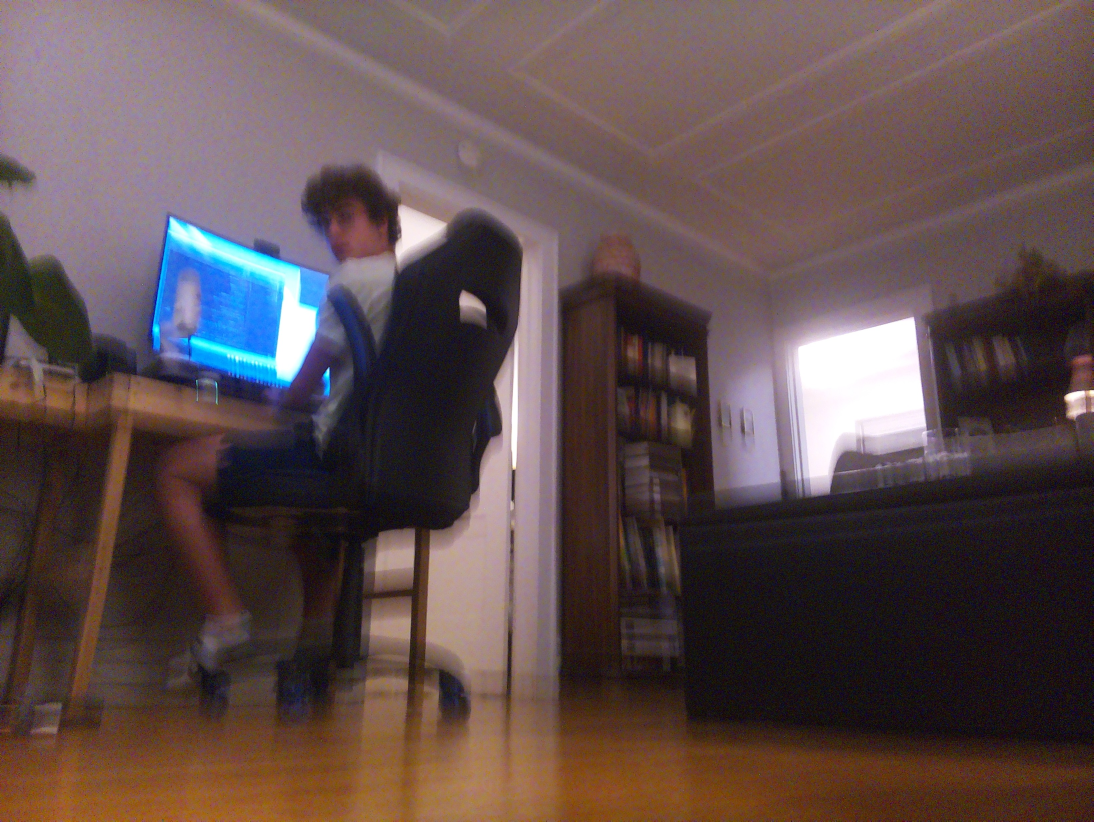
#> input picture test_images/test_1681438436.7448928.jpg, 3280 x 2464 px (shown at 1/3 size); its folder holds only this picture in this run
$ python moncular_slam.py
#> lines starting #> are read from the running program, lines starting #| are printed output that depends on the picture
import cv2
import numpy as np
import os
import matplotlib.pyplot as plt
import g2o

fx = 1_300  # Focal length in x-direction (in pixels)
fy = 1_400  # Focal length in y-direction (in pixels)
cx = 1_640  # Principal point x-coordinate (in pixels)
cy = 1_232  # Principal point y-coordinate (in pixels)


# Feature extraction and matching
def extract_features(img, detector):
    keypoints, descriptors = detector.detectAndCompute(img, None)
    return keypoints, descriptors


def match_features(descriptors1, descriptors2, matcher):
    matches = matcher.match(descriptors1, descriptors2)
    return matches


# Motion estimation
# [105 lines left out: functions estimate_motion, triangulate_points, detect_loop_closure, optimize_bundle_adjustment, not called in this run]


def local_bundle_adjustment(poses, points_3D, observations):
    return optimize_bundle_adjustment(poses, points_3D, observations, local=True)


def global_bundle_adjustment(poses, points_3D, observations):
    return optimize_bundle_adjustment(poses, points_3D, observations, local=False)


# vSLAM pipeline
def vslam_pipeline(image_stream, intrinsic_matrix):
    detector = cv2.ORB_create()
    matcher = cv2.BFMatcher(cv2.NORM_HAMMING, crossCheck=True)

    local_map = []
    global_map = []

    prev_keypoints = None
    prev_descriptors = None
    prev_pose = np.eye(4)

    poses = []
    points_3D = []
    observations = []
    keyframe_buffer = []

    for img in image_stream:
        keypoints, descriptors = extract_features(img, detector)

        if prev_keypoints is not None:
            matches = match_features(prev_descriptors, descriptors, matcher)
            R, t = estimate_motion(matches, prev_keypoints, keypoints, intrinsic_matrix)

            T = np.eye(4)
            T[:3, :3] = R
            T[:3, 3] = t.reshape(-1)
            current_pose = prev_pose @ T

            new_points_3D = triangulate_points(
                matches, prev_keypoints, keypoints, R, t, intrinsic_matrix
            )
            points_3D.extend(new_points_3D)

            for match, point_3D_idx in zip(
                matches, range(len(points_3D) - len(new_points_3D), len(points_3D))
            ):
                observations.append(
                    (point_3D_idx, len(poses) - 1, prev_keypoints[match.queryIdx].pt)
                )
                observations.append(
                    (point_3D_idx, len(poses), keypoints[match.trainIdx].pt)
                )

            optimized_poses, optimized_points_3D = local_bundle_adjustment(
                poses + [current_pose], points_3D, observations
            )

            # Update the local map
            local_map = optimized_points_3D

            # Detect loop closure
            loop_closure_idx = detect_loop_closure(
                keypoints, descriptors, keyframe_buffer, matcher
            )

            if loop_closure_idx is not None:
                # Perform global optimization
                optimized_poses, optimized_points_3D = global_bundle_adjustment(
                    poses, points_3D, observations
                )

                # Update the global map
                global_map = optimized_points_3D

                # Optionally, you can update the local map with the optimized poses and points
                local_map = optimized_points_3D

            # Add current frame as a keyframe
            poses.append(current_pose)
            keyframe_buffer.append((keypoints, descriptors))

            # Update the previous pose
            prev_pose = current_pose

        prev_keypoints = keypoints
        prev_descriptors = descriptors

    return poses, points_3D


# Include all the functions (extract_features, match_features, estimate_motion, triangulate_points,
# local_bundle_adjustment, detect_loop_closure, global_bundle_adjustment, and vslam_pipeline) here


def read_images_from_folder(folder_path, image_format="jpg"):
#> called with folder_path = 'test_images', image_format = 'jpg'
    filenames = sorted(os.listdir(folder_path))
    image_files = [f for f in filenames if f.endswith(image_format)]
    images = []

    for image_file in image_files:
        img = cv2.imread(os.path.join(folder_path, image_file), cv2.IMREAD_GRAYSCALE)
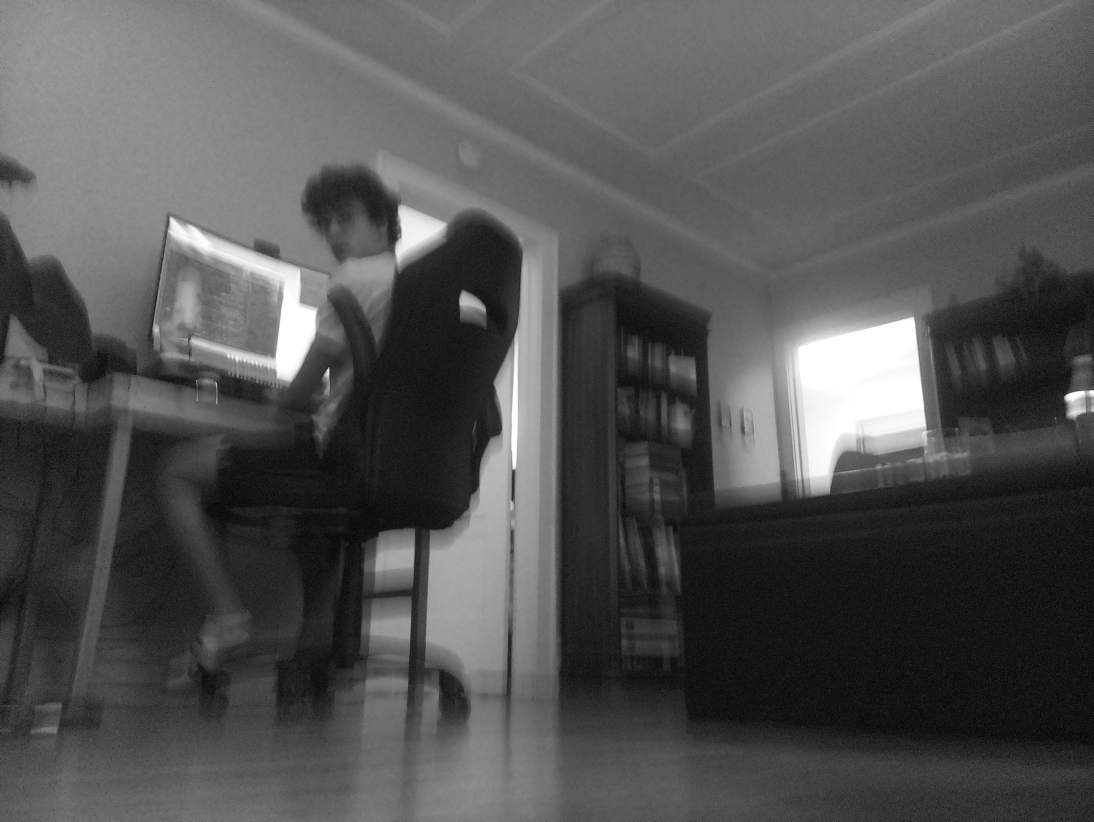
#> img: shape (2464, 3280) (shown at 1/3 size); min 0, max 255, mean 82.8
        images.append(img)

    return images


def visualize_map(poses, points_3D):
    fig = plt.figure()
    ax = fig.add_subplot(projection="3d")

    # Plot the trajectory
    x = [pose[0, 3] for pose in poses]
    y = [pose[1, 3] for pose in poses]
    z = [pose[2, 3] for pose in poses]
    ax.plot(x, y, z, "b-", label="Trajectory")

    # Plot the 3D points
    x = [point_3D[0] for point_3D in points_3D]
    y = [point_3D[1] for point_3D in points_3D]
    z = [point_3D[2] for point_3D in points_3D]
    ax.scatter(x, y, z, c="r", marker="o", s=1, label="Map points")

    ax.set_xlabel("X")
    ax.set_ylabel("Y")
    ax.set_zlabel("Z")
    ax.legend()

    plt.show()


# Set the path to the image folder
folder_path = "test_images"

# Set the intrinsic matrix
intrinsic_matrix = np.array([[fx, 0, cx], [0, fy, cy], [0, 0, 1]])

# Read images from the folder
images = read_images_from_folder(folder_path)
#> images = 1 item

# Process images using the vSLAM pipeline
# Process images using the vSLAM pipeline
poses, points_3D = vslam_pipeline(images, intrinsic_matrix)
#> the loop in vslam_pipeline, `for img in image_stream:` made 1 pass
#> after the loop in vslam_pipeline, `for img in image_stream:`: keyframe_buffer = []
#> poses = []; points_3D = []

# Visualize the map
visualize_map(poses, points_3D)
#> in visualize_map, `plt.show()`:
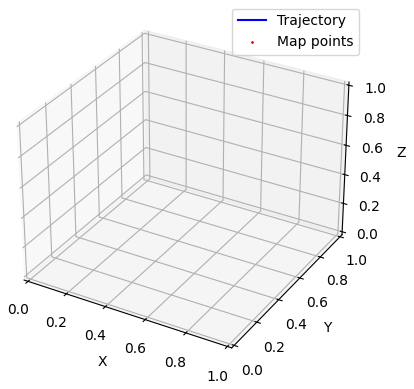
#> figure drawn by matplotlib, 1 panel

$ run again, on test_images/test_1681438442.967807.jpg
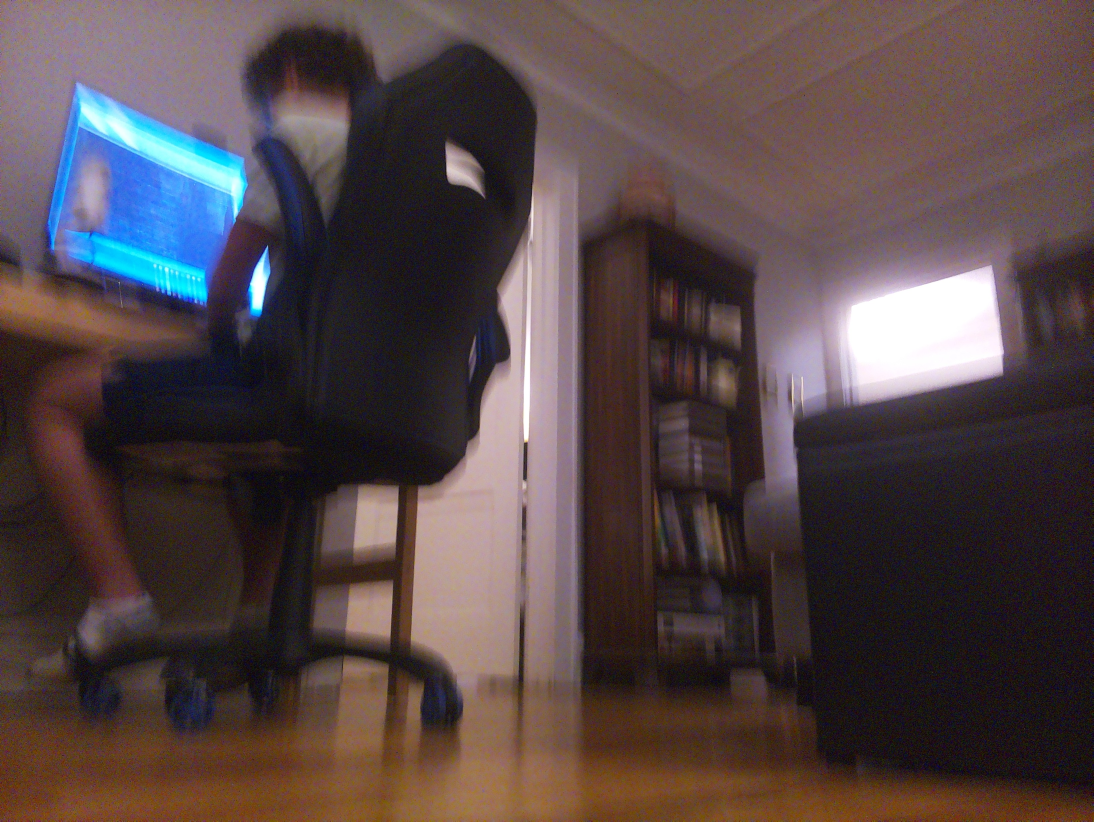
#> input picture test_images/test_1681438442.967807.jpg, 3280 x 2464 px (shown at 1/3 size)
#> in read_images_from_folder, `img = cv2.imread(os.path.join(folder_path, image_file), cv2.IMREAD_GRA..`:
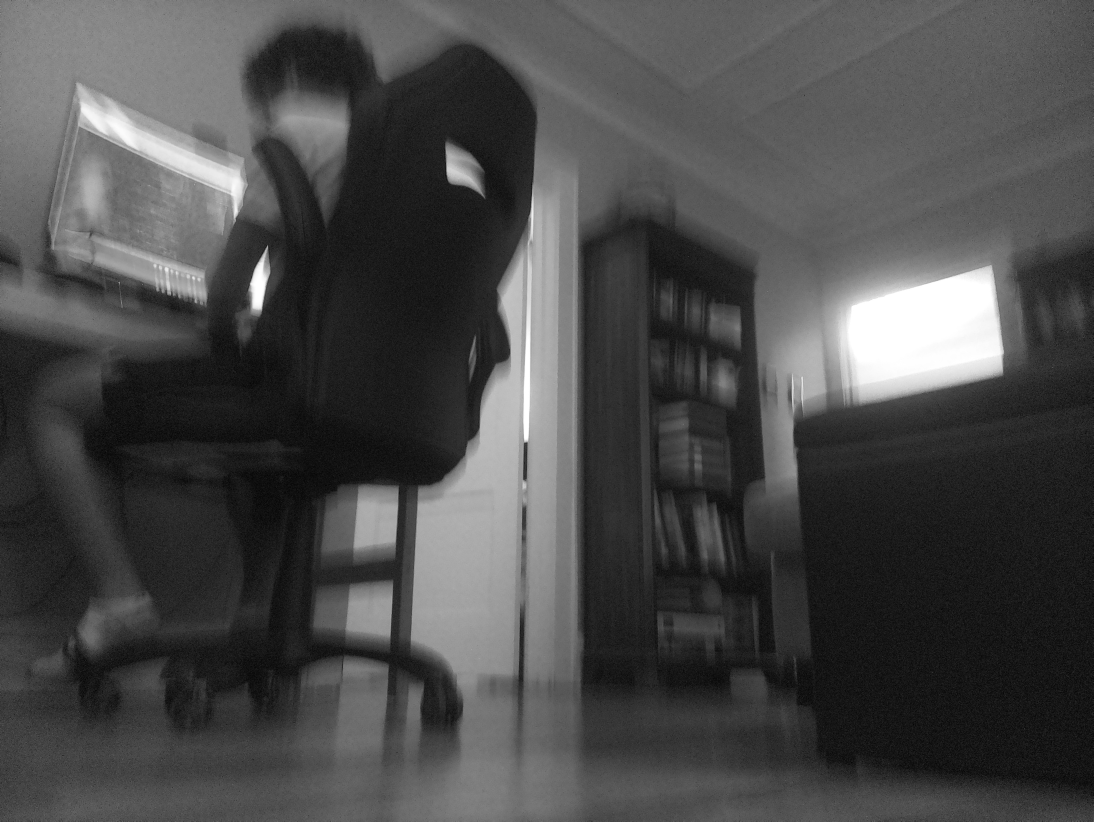
#> img: shape (2464, 3280) (shown at 1/3 size); min 0, max 255, mean 74.2
#> images = 1 item
#> the loop in vslam_pipeline, `for img in image_stream:` made 1 pass
#> after the loop in vslam_pipeline, `for img in image_stream:`: keyframe_buffer = []

$ run again, on test_images/test_1681438444.3762581.jpg
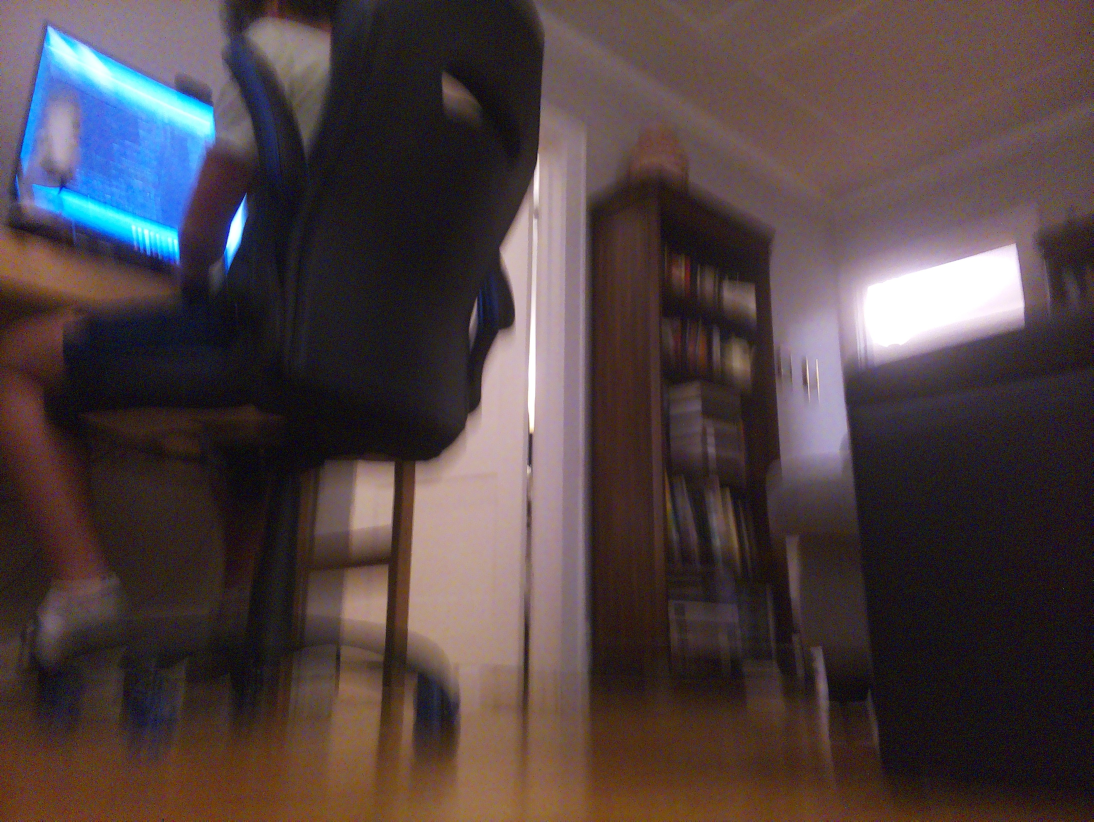
#> input picture test_images/test_1681438444.3762581.jpg, 3280 x 2464 px (shown at 1/3 size)
#> in read_images_from_folder, `img = cv2.imread(os.path.join(folder_path, image_file), cv2.IMREAD_GRA..`:
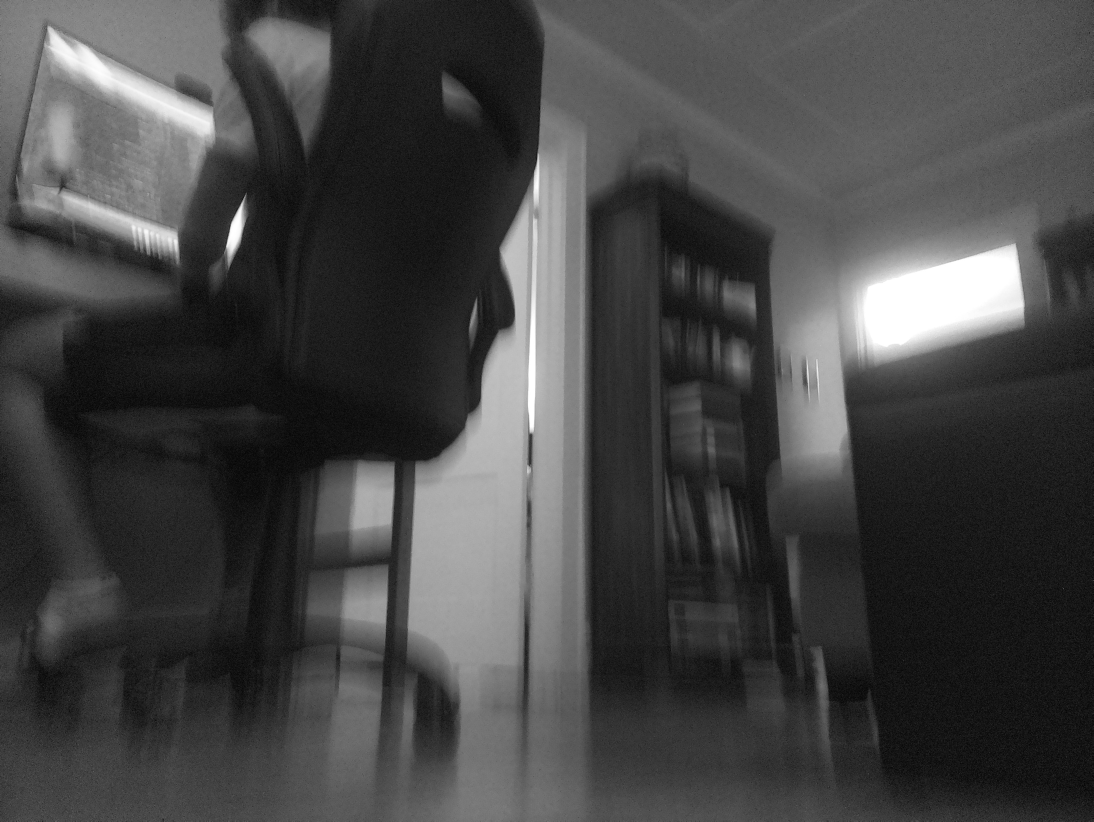
#> img: shape (2464, 3280) (shown at 1/3 size); min 0, max 255, mean 69.5
#> images = 1 item
#> the loop in vslam_pipeline, `for img in image_stream:` made 1 pass
#> after the loop in vslam_pipeline, `for img in image_stream:`: keyframe_buffer = []

$ run again, on test_images/test_1681438445.9102333.jpg
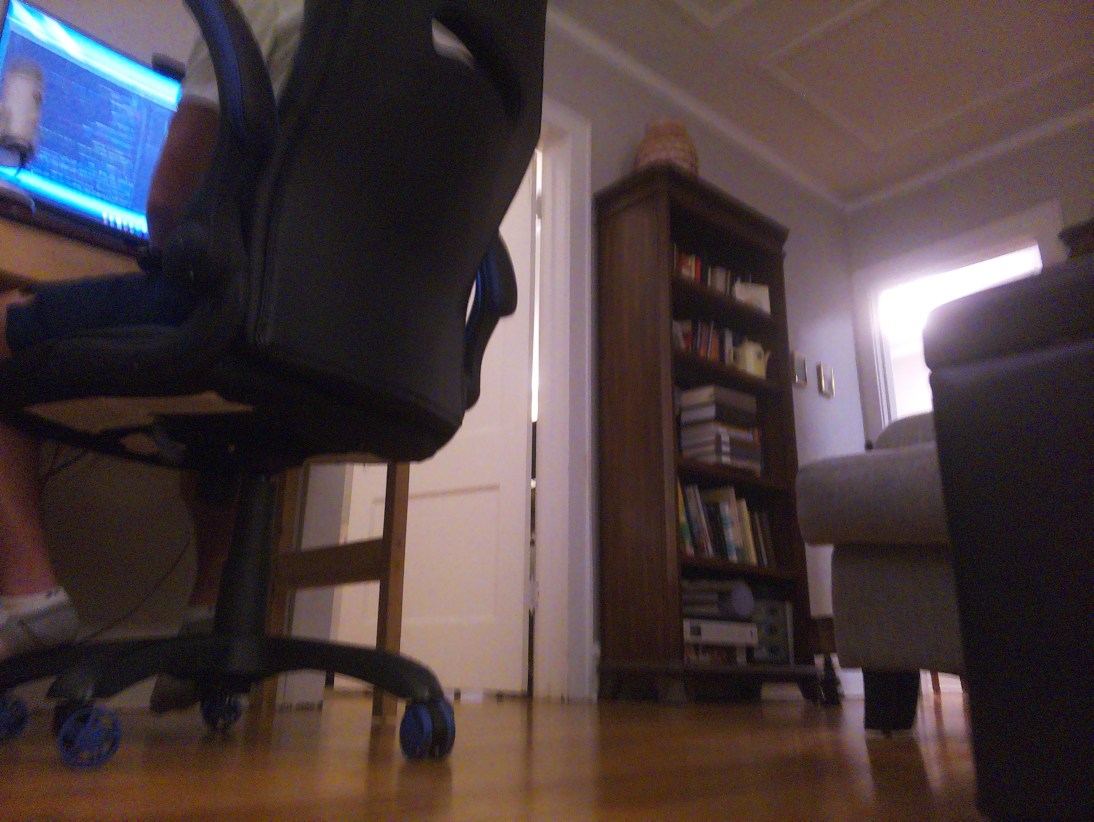
#> input picture test_images/test_1681438445.9102333.jpg, 3280 x 2464 px (shown at 1/3 size)
#> in read_images_from_folder, `img = cv2.imread(os.path.join(folder_path, image_file), cv2.IMREAD_GRA..`:
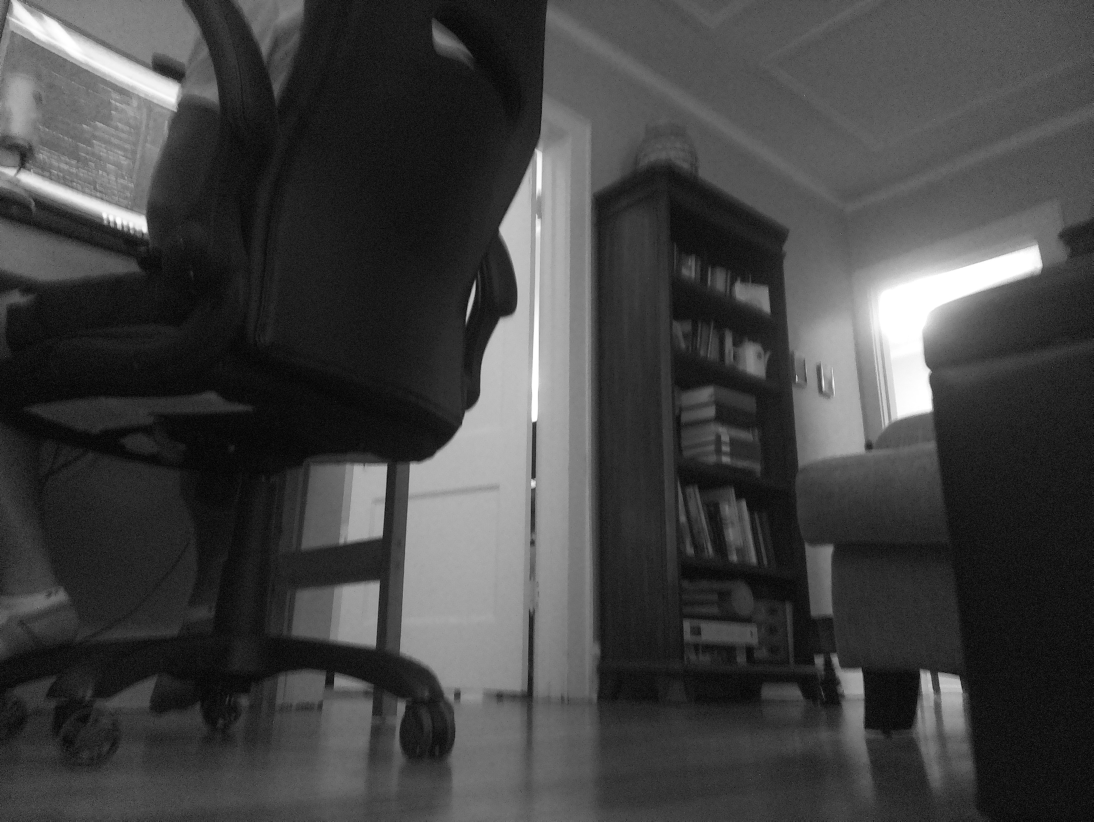
#> img: shape (2464, 3280) (shown at 1/3 size); min 0, max 255, mean 66.8
#> images = 1 item
#> the loop in vslam_pipeline, `for img in image_stream:` made 1 pass
#> after the loop in vslam_pipeline, `for img in image_stream:`: keyframe_buffer = []
